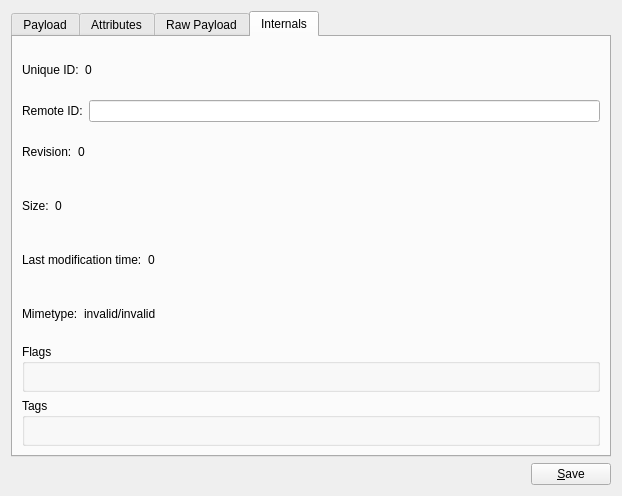
<?xml version="1.0" encoding="UTF-8"?>
<ui version="4.0">
 <class>ContentViewWidget</class>
 <widget class="QWidget" name="ContentViewWidget">
  <property name="geometry">
   <rect>
    <x>0</x>
    <y>0</y>
    <width>622</width>
    <height>496</height>
   </rect>
  </property>
  <layout class="QGridLayout">
   <item row="1" column="0">
    <spacer>
     <property name="orientation">
      <enum>Qt::Horizontal</enum>
     </property>
     <property name="sizeHint" stdset="0">
      <size>
       <width>40</width>
       <height>20</height>
      </size>
     </property>
    </spacer>
   </item>
   <item row="1" column="1">
    <widget class="KPushButton" name="saveButton">
     <property name="text">
      <string>&amp;Save</string>
     </property>
    </widget>
   </item>
   <item row="0" column="0" colspan="2">
    <widget class="KTabWidget" name="mainTabWidget">
     <property name="currentIndex">
      <number>3</number>
     </property>
     <widget class="QWidget" name="tab">
      <attribute name="title">
       <string>Payload</string>
      </attribute>
      <layout class="QVBoxLayout">
       <property name="margin">
        <number>0</number>
       </property>
       <item>
        <widget class="QStackedWidget" name="stack">
         <property name="frameShadow">
          <enum>QFrame::Sunken</enum>
         </property>
         <property name="currentIndex">
          <number>3</number>
         </property>
         <widget class="QWidget" name="unsupportedTypePage">
          <layout class="QVBoxLayout">
           <property name="margin">
            <number>0</number>
           </property>
           <item>
            <widget class="QLabel" name="unsupportedType">
             <property name="text">
              <string>Unsupported Type</string>
             </property>
             <property name="alignment">
              <set>Qt::AlignCenter</set>
             </property>
            </widget>
           </item>
          </layout>
         </widget>
         <widget class="QWidget" name="imageViewPage">
          <layout class="QVBoxLayout" name="verticalLayout_3">
           <item>
            <widget class="QLabel" name="imageView"/>
           </item>
          </layout>
         </widget>
         <widget class="QWidget" name="contactViewPage">
          <layout class="QVBoxLayout" name="verticalLayout_5">
           <item>
            <widget class="Akonadi::ContactViewer" name="contactView" native="true"/>
           </item>
          </layout>
         </widget>
         <widget class="QWidget" name="contactGroupViewPage">
          <layout class="QVBoxLayout" name="verticalLayout_4">
           <item>
            <widget class="Akonadi::ContactGroupViewer" name="contactGroupView" native="true"/>
           </item>
          </layout>
         </widget>
         <widget class="QWidget" name="incidenceViewPage">
          <layout class="QVBoxLayout">
           <property name="margin">
            <number>0</number>
           </property>
           <item>
            <widget class="CalendarSupport::IncidenceViewer" name="incidenceView" native="true"/>
           </item>
          </layout>
         </widget>
         <widget class="QWidget" name="mailViewPage">
          <layout class="QGridLayout" name="gridLayout1">
           <property name="margin">
            <number>0</number>
           </property>
           <item row="0" column="0">
            <widget class="MessageViewer::Viewer" name="mailView"/>
           </item>
          </layout>
         </widget>
        </widget>
       </item>
      </layout>
     </widget>
     <widget class="QWidget" name="tab_4">
      <attribute name="title">
       <string>Attributes</string>
      </attribute>
      <layout class="QGridLayout">
       <item row="0" column="0" colspan="3">
        <widget class="QTreeView" name="attrView">
         <property name="rootIsDecorated">
          <bool>false</bool>
         </property>
        </widget>
       </item>
       <item row="1" column="0">
        <widget class="QLineEdit" name="attrName">
         <property name="placeholderText">
          <string>New Attribute</string>
         </property>
        </widget>
       </item>
       <item row="1" column="1">
        <widget class="KPushButton" name="attrAddButton">
         <property name="text">
          <string>&amp;Add</string>
         </property>
        </widget>
       </item>
       <item row="1" column="2">
        <widget class="KPushButton" name="attrDeleteButton">
         <property name="text">
          <string>&amp;Delete</string>
         </property>
        </widget>
       </item>
      </layout>
     </widget>
     <widget class="QWidget" name="tab_2">
      <attribute name="title">
       <string>Raw Payload</string>
      </attribute>
      <layout class="QGridLayout">
       <property name="margin">
        <number>0</number>
       </property>
       <item row="0" column="0" colspan="2">
        <widget class="KTextEdit" name="dataView">
         <property name="lineWrapMode">
          <enum>QTextEdit::NoWrap</enum>
         </property>
         <property name="acceptRichText">
          <bool>false</bool>
         </property>
        </widget>
       </item>
      </layout>
     </widget>
     <widget class="QWidget" name="tab_3">
      <attribute name="title">
       <string>Internals</string>
      </attribute>
      <layout class="QGridLayout">
       <item row="0" column="0">
        <layout class="QHBoxLayout">
         <item>
          <widget class="QLabel" name="label_2">
           <property name="text">
            <string>Unique ID:</string>
           </property>
          </widget>
         </item>
         <item>
          <widget class="QLabel" name="id">
           <property name="sizePolicy">
            <sizepolicy hsizetype="Preferred" vsizetype="Preferred">
             <horstretch>1</horstretch>
             <verstretch>0</verstretch>
            </sizepolicy>
           </property>
           <property name="text">
            <string>0</string>
           </property>
          </widget>
         </item>
        </layout>
       </item>
       <item row="1" column="0">
        <layout class="QHBoxLayout">
         <item>
          <widget class="QLabel" name="label_4">
           <property name="text">
            <string>Remote ID:</string>
           </property>
           <property name="buddy">
            <cstring>remoteId</cstring>
           </property>
          </widget>
         </item>
         <item>
          <widget class="QLineEdit" name="remoteId"/>
         </item>
        </layout>
       </item>
       <item row="2" column="0">
        <layout class="QHBoxLayout">
         <item>
          <widget class="QLabel" name="label_3">
           <property name="text">
            <string>Revision:</string>
           </property>
          </widget>
         </item>
         <item>
          <widget class="QLabel" name="revision">
           <property name="sizePolicy">
            <sizepolicy hsizetype="Preferred" vsizetype="Preferred">
             <horstretch>1</horstretch>
             <verstretch>0</verstretch>
            </sizepolicy>
           </property>
           <property name="text">
            <string>0</string>
           </property>
          </widget>
         </item>
        </layout>
       </item>
       <item row="3" column="0">
        <layout class="QHBoxLayout">
         <item>
          <widget class="QLabel" name="label_7">
           <property name="text">
            <string>Size:</string>
           </property>
          </widget>
         </item>
         <item>
          <widget class="QLabel" name="size">
           <property name="sizePolicy">
            <sizepolicy hsizetype="Preferred" vsizetype="Preferred">
             <horstretch>1</horstretch>
             <verstretch>0</verstretch>
            </sizepolicy>
           </property>
           <property name="text">
            <string>0</string>
           </property>
          </widget>
         </item>
        </layout>
       </item>
       <item row="4" column="0">
        <layout class="QHBoxLayout">
         <item>
          <widget class="QLabel" name="label_5">
           <property name="text">
            <string>Last modification time:</string>
           </property>
          </widget>
         </item>
         <item>
          <widget class="QLabel" name="modificationtime">
           <property name="sizePolicy">
            <sizepolicy hsizetype="Preferred" vsizetype="Preferred">
             <horstretch>1</horstretch>
             <verstretch>0</verstretch>
            </sizepolicy>
           </property>
           <property name="text">
            <string>0</string>
           </property>
          </widget>
         </item>
        </layout>
       </item>
       <item row="5" column="0">
        <layout class="QHBoxLayout">
         <item>
          <widget class="QLabel" name="label_6">
           <property name="text">
            <string>Mimetype:</string>
           </property>
          </widget>
         </item>
         <item>
          <widget class="QLabel" name="mimeType">
           <property name="sizePolicy">
            <sizepolicy hsizetype="Preferred" vsizetype="Preferred">
             <horstretch>1</horstretch>
             <verstretch>0</verstretch>
            </sizepolicy>
           </property>
           <property name="text">
            <string>invalid/invalid</string>
           </property>
          </widget>
         </item>
        </layout>
       </item>
       <item row="6" column="0">
        <widget class="QGroupBox" name="groupBox">
         <property name="title">
          <string>Flags</string>
         </property>
         <layout class="QVBoxLayout" name="verticalLayout_6">
          <item>
           <widget class="KEditListWidget" name="flags">
            <property name="sizePolicy">
             <sizepolicy hsizetype="Preferred" vsizetype="Preferred">
              <horstretch>0</horstretch>
              <verstretch>1</verstretch>
             </sizepolicy>
            </property>
            <property name="buttons">
             <set>KEditListWidget::Add|KEditListWidget::Remove</set>
            </property>
            <property name="title" stdset="0">
             <string>Flags</string>
            </property>
           </widget>
          </item>
         </layout>
        </widget>
       </item>
       <item row="7" column="0">
        <widget class="QGroupBox" name="groupBox_2">
         <property name="title">
          <string>Tags</string>
         </property>
         <layout class="QVBoxLayout" name="verticalLayout">
          <item>
           <widget class="KEditListWidget" name="tags">
            <property name="sizePolicy">
             <sizepolicy hsizetype="Preferred" vsizetype="Preferred">
              <horstretch>0</horstretch>
              <verstretch>1</verstretch>
             </sizepolicy>
            </property>
            <property name="buttons">
             <set>KEditListWidget::Add|KEditListWidget::Remove</set>
            </property>
            <property name="title" stdset="0">
             <string>Flags</string>
            </property>
           </widget>
          </item>
         </layout>
        </widget>
       </item>
      </layout>
     </widget>
    </widget>
   </item>
  </layout>
 </widget>
 <customwidgets>
  <customwidget>
   <class>KEditListWidget</class>
   <extends>QWidget</extends>
   <header>keditlistwidget.h</header>
   <container>1</container>
  </customwidget>
  <customwidget>
   <class>KTextBrowser</class>
   <extends>QTextBrowser</extends>
   <header>ktextbrowser.h</header>
  </customwidget>
  <customwidget>
   <class>KPushButton</class>
   <extends>QPushButton</extends>
   <header>kpushbutton.h</header>
  </customwidget>
  <customwidget>
   <class>KTextEdit</class>
   <extends>QTextEdit</extends>
   <header>ktextedit.h</header>
  </customwidget>
  <customwidget>
   <class>KTabWidget</class>
   <extends>QTabWidget</extends>
   <header>ktabwidget.h</header>
   <container>1</container>
  </customwidget>
  <customwidget>
   <class>CalendarSupport::IncidenceViewer</class>
   <extends>QWidget</extends>
   <header location="global">calendarsupport/next/incidenceviewer.h</header>
  </customwidget>
  <customwidget>
   <class>MessageViewer::Viewer</class>
   <extends>KTextBrowser</extends>
   <header location="global">messageviewer/viewer/viewer.h</header>
  </customwidget>
  <customwidget>
   <class>Akonadi::ContactViewer</class>
   <extends>QWidget</extends>
   <header location="global">Akonadi/Contact/contactviewer.h</header>
   <container>1</container>
  </customwidget>
  <customwidget>
   <class>Akonadi::ContactGroupViewer</class>
   <extends>QWidget</extends>
   <header location="global">Akonadi/Contact/contactgroupviewer.h</header>
   <container>1</container>
  </customwidget>
 </customwidgets>
 <resources/>
 <connections/>
</ui>
